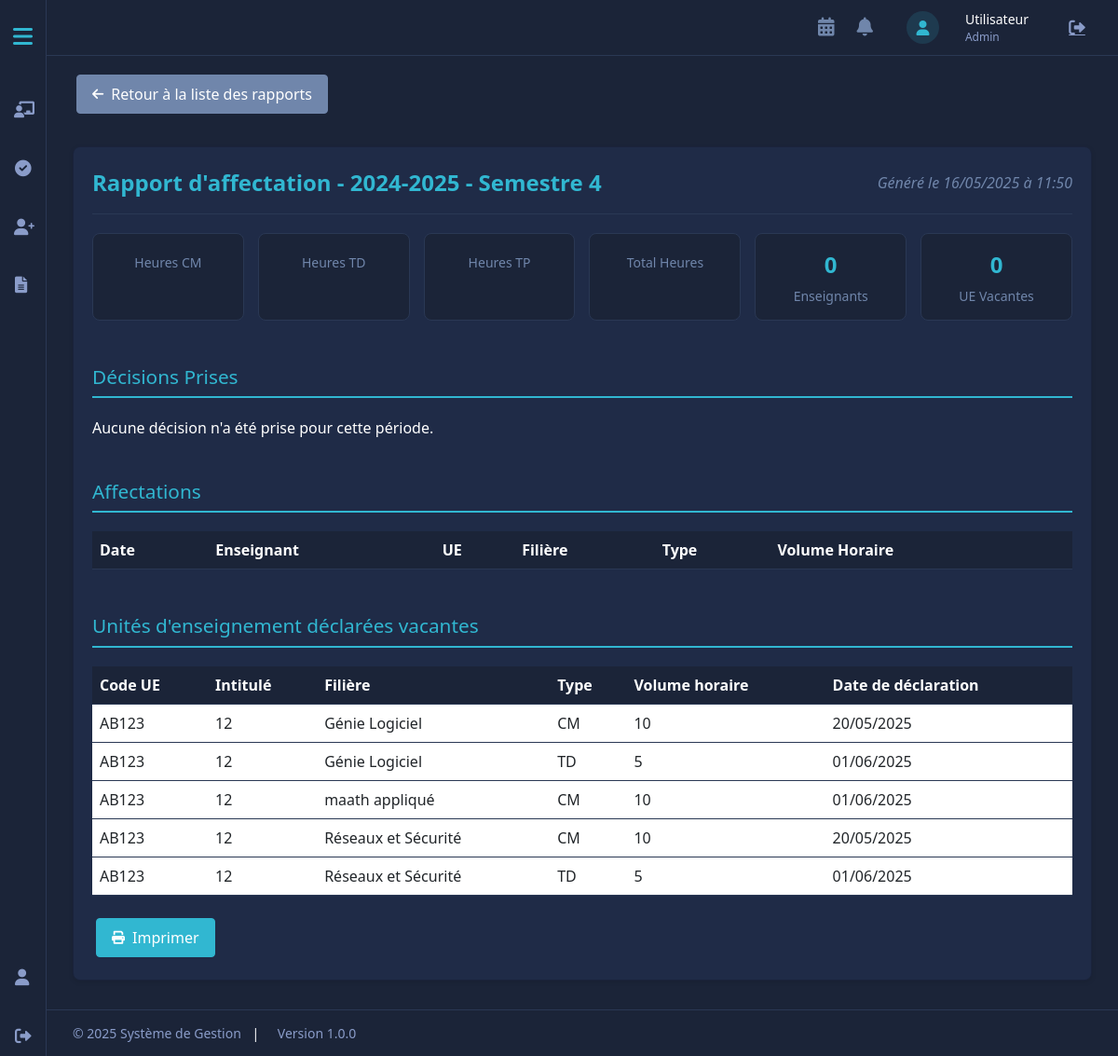
Page /projet_web_SF/chef_departement_interface/rapport_details.php?id=1 (signed in) on the earlier database version.
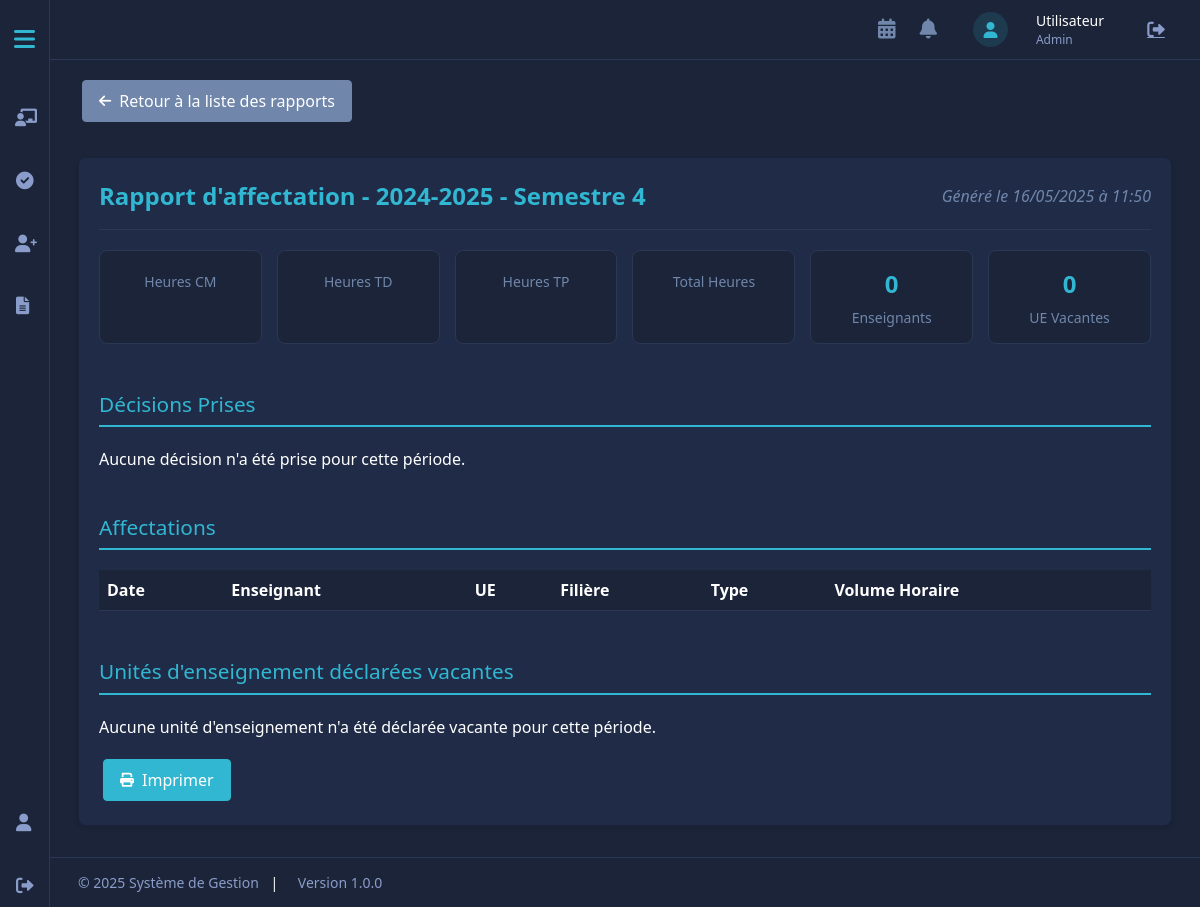
Same page on the later database version.
### tables this page shows
CREATE TABLE `unites_enseignement_vacantes` (
  `id` int(11) NOT NULL,
  `id_unite_enseignement` int(11) NOT NULL,
  `annee_universitaire` varchar(10) NOT NULL,
  `semestre` int(11) NOT NULL,
  `type_cours` enum('CM','TD','TP') NOT NULL,
  `volume_horaire` float NOT NULL,
  `date_declaration` timestamp NOT NULL DEFAULT current_timestamp(),
  `id_departement` int(11) DEFAULT NULL,
  `id_filiere` int(11) DEFAULT NULL
);

CREATE TABLE `unites_enseignement` (
  `id` int(11) NOT NULL,
  `code` varchar(20) NOT NULL,
  `intitule` varchar(100) NOT NULL,
  `description` text DEFAULT NULL,
  `specialite` varchar(50) NOT NULL,
  `id_filiere` int(11) DEFAULT NULL,
  `id_departement` int(11) NOT NULL,
  `semestre` int(11) NOT NULL,
  `volume_horaire_cm` float DEFAULT 0,
  `volume_horaire_td` float DEFAULT 0,
  `volume_horaire_tp` float DEFAULT 0,
  `credits` int(11) NOT NULL,
  `annee_universitaire` varchar(10) NOT NULL,
  `id_responsable` int(11) DEFAULT NULL,
  `statut` enum('disponible','affecte','vacant') DEFAULT 'disponible',
  `date_creation` datetime DEFAULT current_timestamp(),
  `date_modification` datetime DEFAULT current_timestamp() ON UPDATE current_timestamp()
);

CREATE TABLE `filieres` (
  `id` int(11) NOT NULL,
  `nom` varchar(100) NOT NULL,
  `id_specialite` int(11) DEFAULT NULL,
  `description` text DEFAULT NULL,
  `id_coordonnateur` int(11) DEFAULT NULL,
  `date_creation` timestamp NOT NULL DEFAULT current_timestamp(),
  `id_departement` int(11) DEFAULT NULL
);

### projet_web_SF/chef_departement_interface/rapport_details.php (the view, shortened to what the changed rows need)
<?php
$pdo = connectDB();
$id_rapport = intval($_GET['id']);
$stmt = $pdo->prepare("
    SELECT * FROM rapport_charge_departement
    WHERE id = ?
");
$stmt->execute([$id_rapport]);
$rapport = $stmt->fetch(PDO::FETCH_ASSOC);
$stmt = $pdo->prepare("
    SELECT
        jd.*,
        u.nom as nom_decisionnaire,
        u.prenom as prenom_decisionnaire,
        CASE
            WHEN jd.type_entite = 'unite_enseignement' THEN ue.code
            WHEN jd.type_entite = 'utilisateur' THEN CONCAT(ut.nom, ' ', ut.prenom)
            WHEN jd.type_entite = 'voeux_professeurs' THEN CONCAT(ue.code, ' - ', f.nom)
            WHEN jd.type_entite = 'affectation' THEN CONCAT(ue.code, ' - ', f.nom)
            WHEN jd.type_entite = 'unite_vacante' THEN CONCAT(ue.code, ' - ', f.nom)
            ELSE jd.id_entite
        END as entite_concernee,
        CASE
            WHEN jd.type_entite = 'unite_enseignement' THEN ue.intitule
            WHEN jd.type_entite = 'utilisateur' THEN ut.role
            WHEN jd.type_entite IN ('voeux_professeurs', 'affectation', 'unite_vacante') THEN jd.commentaire
            ELSE jd.type_entite
        END as details_entite
    FROM journal_decisions jd
    LEFT JOIN utilisateurs u ON jd.id_utilisateur_decision = u.id
    LEFT JOIN unites_enseignement ue ON
        (jd.type_entite = 'unite_enseignement' AND jd.id_entite = ue.id) OR
        (jd.type_entite IN ('voeux_professeurs', 'affectation', 'unite_vacante') AND
         EXISTS (SELECT 1 FROM voeux_professeurs vp WHERE vp.id = jd.id_entite AND vp.id_ue = ue.id))
    LEFT JOIN utilisateurs ut ON jd.type_entite = 'utilisateur' AND jd.id_entite = ut.id
    LEFT JOIN filieres f ON
        (jd.type_entite IN ('voeux_professeurs', 'affectation', 'unite_vacante') AND
         EXISTS (SELECT 1 FROM voeux_professeurs vp WHERE vp.id = jd.id_entite AND vp.id_filiere = f.id))
    WHERE jd.id_utilisateur_decision = ?
    AND jd.date_decision BETWEEN CONCAT(SUBSTRING(?, 1, 4), '-09-01') AND CONCAT(SUBSTRING(?, 6, 4), '-08-31')
    ORDER BY jd.date_decision DESC
");
$stmt->execute([$_SESSION['user_id'], $rapport['annee_universitaire'], $rapport['annee_universitaire']]);
$decisions = $stmt->fetchAll(PDO::FETCH_ASSOC);
$stmt = $pdo->prepare("
    SELECT
        ue.code, ue.intitule,
        f.nom as nom_filiere,
        uev.type_cours, uev.volume_horaire,
        uev.date_declaration
    FROM unites_enseignement_vacantes uev
    JOIN unites_enseignement ue ON uev.id_unite_enseignement = ue.id
    JOIN filieres f ON uev.id_filiere = f.id
    WHERE uev.id_departement = ?
    AND uev.semestre = ?
    ORDER BY ue.code, f.nom
");
$stmt->execute([$rapport['id_departement'], $rapport['semestre']]);
$details_vacants = $stmt->fetchAll(PDO::FETCH_ASSOC);
include 'header.php';
?>
<div class="main-container">
    <div class="content">
        <div class="container-fluid">
            <div class="card">
                <div class="rapport-header">
                    <div class="rapport-title">
                    </div>
                    <div class="rapport-date">
                    </div>
                </div>
                <div class="stats-summary">
                    <div class="stat-item">
                    </div>
                    <div class="stat-item">
                    </div>
                    <div class="stat-item">
                    </div>
                    <div class="stat-item">
                    </div>
                    <div class="stat-item">
                    </div>
                    <div class="stat-item">
                    </div>
                </div>
                <div class="section-title">Décisions Prises</div>
                <?php if (empty($decisions)): ?>
                    <p>Aucune décision n'a été prise pour cette période.</p>
                <?php endif; ?>
                <div class="section-title">Affectations</div>
                <div class="table-responsive">
                    <table class="table">
                        <thead>
                            <tr>
                                <th>Date</th>
                                <th>Enseignant</th>
                                <th>UE</th>
                                <th>Filière</th>
                                <th>Type</th>
                                <th>Volume Horaire</th>
                            </tr>
                        </thead>
                    </table>
                </div>
                <div class="section-title">Unités d'enseignement déclarées vacantes</div>
                <?php if (empty($details_vacants)): ?>
                    <p>Aucune unité d'enseignement n'a été déclarée vacante pour cette période.</p>
                <?php else: ?>
                    <div class="table-responsive">
                        <table class="table">
                            <thead>
                                <tr>
                                    <th>Code UE</th>
                                    <th>Intitulé</th>
                                    <th>Filière</th>
                                    <th>Type</th>
                                    <th>Volume horaire</th>
                                    <th>Date de déclaration</th>
                                </tr>
                            </thead>
                            <tbody>
                                <?php foreach ($details_vacants as $vacant): ?>
                                    <tr>
                                        <td><?= htmlspecialchars($vacant['code']) ?></td>
                                        <td><?= htmlspecialchars($vacant['intitule']) ?></td>
                                        <td><?= htmlspecialchars($vacant['nom_filiere']) ?></td>
                                        <td><?= htmlspecialchars($vacant['type_cours']) ?></td>
                                        <td><?= $vacant['volume_horaire'] ?></td>
                                        <td><?= date('d/m/Y', strtotime($vacant['date_declaration'])) ?></td>
                                    </tr>
                                <?php endforeach; ?>
                            </tbody>
                        </table>
                    </div>
                <?php endif; ?>
                <div class="print-button">
                    <button class="btn btn-primary no-print" onclick="window.print()">
                    </button>
                </div>
            </div>
        </div>
    </div>
</div>

Differences in the rows shown:
removed unites_enseignement_vacantes: id_unite_enseignement.code "AB123", id_unite_enseignement.intitule "12", id_filiere.nom "Génie Logiciel", type_cours "CM", volume_horaire "10", date_declaration "20/05/2025"
removed unites_enseignement_vacantes: id_unite_enseignement.code "AB123", id_unite_enseignement.intitule "12", id_filiere.nom "Génie Logiciel", type_cours "TD", volume_horaire "5", date_declaration "01/06/2025"
removed unites_enseignement_vacantes: id_unite_enseignement.code "AB123", id_unite_enseignement.intitule "12", id_filiere.nom "maath appliqué", type_cours "CM", volume_horaire "10", date_declaration "01/06/2025"
removed unites_enseignement_vacantes: id_unite_enseignement.code "AB123", id_unite_enseignement.intitule "12", id_filiere.nom "Réseaux et Sécurité", type_cours "CM", volume_horaire "10", date_declaration "20/05/2025"
removed unites_enseignement_vacantes: id_unite_enseignement.code "AB123", id_unite_enseignement.intitule "12", id_filiere.nom "Réseaux et Sécurité", type_cours "TD", volume_horaire "5", date_declaration "01/06/2025"
Other differences:
text no longer shown: "Code UE Intitulé Filière Type Volume horaire Date de déclaration"
text now shown: "Aucune unité d'enseignement n'a été déclarée vacante pour cette période."
